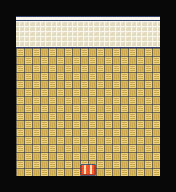

This is a level from a 2D game, rendered from its Tiled map with the project's own tilesets. A one-line summary and the map file follow, with tile-layer data summarised:
An orthogonal 11x12 tile map with 16x16 px tiles, 6 tile layers (Walkable, Other, Collisions, Other, ...), 5 tilesets and 4 objects (3x bot, teleport on push).

<map version="1.0" orientation="orthogonal" width="11" height="12" tilewidth="16" tileheight="16">
 <tileset firstgid="1" source="../../../tileset/inside-terra.tsx" />
 <tileset firstgid="1025" source="../../../tileset/invisible.tsx" />
 <tileset firstgid="1041" source="../../../tileset/inside-decoration.tsx" />
 <tileset firstgid="2065" source="../../../tileset/inside-mobilier.tsx" />
 <tileset firstgid="3089" source="../../../tileset/rename.tsx" />
 <layer name="Walkable" width="11" height="12">
  <data>[132 cells, 90 non-empty, 1 distinct tile ids]</data>
 </layer>
 <layer name="Other" width="11" height="12" opacity="0.9">
  <data>[132 cells, 1 non-empty, 1 distinct tile ids]</data>
 </layer>
 <layer name="Collisions" width="11" height="12">
  <data>[132 cells, 60 non-empty, 3 distinct tile ids]</data>
 </layer>
 <layer name="Other" width="11" height="12">
  <data>[132 cells, 0 non-empty, 0 distinct tile ids]</data>
 </layer>
 <layer name="WalkBehind" width="11" height="12">
  <data>[132 cells, 0 non-empty, 0 distinct tile ids]</data>
 </layer>
 <layer name="other" width="11" height="12">
  <data>[132 cells, 0 non-empty, 0 distinct tile ids]</data>
 </layer>
 <objectgroup name="Moving" width="0" height="0">
  <object name="teleport on push" type="teleport on push" gid="1027" x="80" y="192">
   <properties>
    <property name="map" value="../-7.12" />
    <property name="x" value="18" />
    <property name="y" value="3" />
   </properties>
  </object>
 </objectgroup>
 <objectgroup name="Object" width="0" height="0">
  <object type="bot" gid="1027" x="32" y="160">
   <properties>
    <property name="file" value="../../../bots-fights.xml" />
    <property name="id" value="7073" />
    <property name="lookAt" value="right" />
    <property name="skin" value="terranite" />
   </properties>
  </object>
  <object type="bot" gid="1027" x="112" y="80">
   <properties>
    <property name="file" value="../../../bots-fights.xml" />
    <property name="id" value="7074" />
    <property name="lookAt" value="left" />
    <property name="skin" value="terranite" />
   </properties>
  </object>
  <object type="bot" gid="1027" x="80" y="64">
   <properties>
    <property name="file" value="../../../bots-fights.xml" />
    <property name="id" value="7075" />
    <property name="lookAt" value="bottom" />
    <property name="skin" value="rick" />
   </properties>
  </object>
 </objectgroup>
</map>
